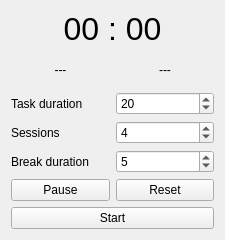
<?xml version="1.0" encoding="UTF-8"?>
<ui version="4.0">
 <class>Widget</class>
 <widget class="QWidget" name="Widget">
  <property name="geometry">
   <rect>
    <x>0</x>
    <y>0</y>
    <width>225</width>
    <height>240</height>
   </rect>
  </property>
  <property name="windowTitle">
   <string>Widget</string>
  </property>
  <layout class="QVBoxLayout" name="verticalLayout">
   <item>
    <widget class="QLabel" name="output_label">
     <property name="font">
      <font>
       <pointsize>24</pointsize>
      </font>
     </property>
     <property name="autoFillBackground">
      <bool>true</bool>
     </property>
     <property name="text">
      <string>00 : 00</string>
     </property>
     <property name="alignment">
      <set>Qt::AlignCenter</set>
     </property>
    </widget>
   </item>
   <item>
    <layout class="QHBoxLayout" name="horizontalLayout_5">
     <item>
      <widget class="QLabel" name="focus_label">
       <property name="font">
        <font>
         <pointsize>9</pointsize>
        </font>
       </property>
       <property name="text">
        <string>---</string>
       </property>
       <property name="alignment">
        <set>Qt::AlignCenter</set>
       </property>
      </widget>
     </item>
     <item>
      <widget class="QLabel" name="next_label">
       <property name="font">
        <font>
         <pointsize>9</pointsize>
        </font>
       </property>
       <property name="text">
        <string>---</string>
       </property>
       <property name="alignment">
        <set>Qt::AlignCenter</set>
       </property>
      </widget>
     </item>
    </layout>
   </item>
   <item>
    <layout class="QHBoxLayout" name="horizontalLayout_2">
     <item>
      <widget class="QLabel" name="label">
       <property name="text">
        <string>Task duration</string>
       </property>
      </widget>
     </item>
     <item>
      <widget class="QSpinBox" name="task_time_spinBox">
       <property name="value">
        <number>20</number>
       </property>
      </widget>
     </item>
    </layout>
   </item>
   <item>
    <layout class="QHBoxLayout" name="horizontalLayout_3">
     <item>
      <widget class="QLabel" name="label_2">
       <property name="text">
        <string>Sessions</string>
       </property>
      </widget>
     </item>
     <item>
      <widget class="QSpinBox" name="session_spinBox">
       <property name="value">
        <number>4</number>
       </property>
      </widget>
     </item>
    </layout>
   </item>
   <item>
    <layout class="QHBoxLayout" name="horizontalLayout_4">
     <item>
      <widget class="QLabel" name="label_3">
       <property name="text">
        <string>Break duration</string>
       </property>
      </widget>
     </item>
     <item>
      <widget class="QSpinBox" name="break_time_spinBox">
       <property name="value">
        <number>5</number>
       </property>
      </widget>
     </item>
    </layout>
   </item>
   <item>
    <layout class="QHBoxLayout" name="horizontalLayout">
     <item>
      <widget class="QPushButton" name="btn_pause">
       <property name="text">
        <string>Pause</string>
       </property>
      </widget>
     </item>
     <item>
      <widget class="QPushButton" name="btn_reset">
       <property name="text">
        <string>Reset</string>
       </property>
      </widget>
     </item>
    </layout>
   </item>
   <item>
    <widget class="QPushButton" name="btn_start">
     <property name="text">
      <string>Start</string>
     </property>
    </widget>
   </item>
  </layout>
 </widget>
 <resources/>
 <connections/>
</ui>
